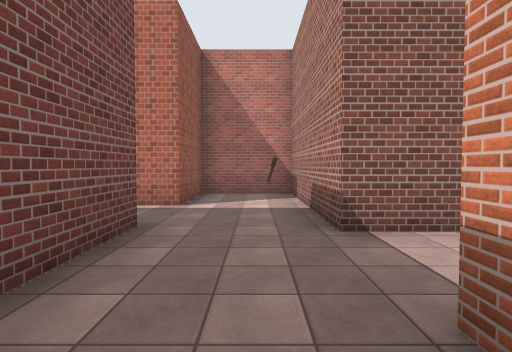
view 1 (above)

17 first-person views from a walk through a 3-D level made in the Unity game engine. The camera is 1.5 m above the floor, tilts 2° down and sees 80° across. The floor is counted in squares, 2 m on a side. Each view is taken from the middle of a square. On the plan, view 1 faces up. The plan holds only what a view shows up to about 10 squares ahead; the rest is blank. The place goes on beyond the plan. Some surface patterns are stand-ins.

view 2
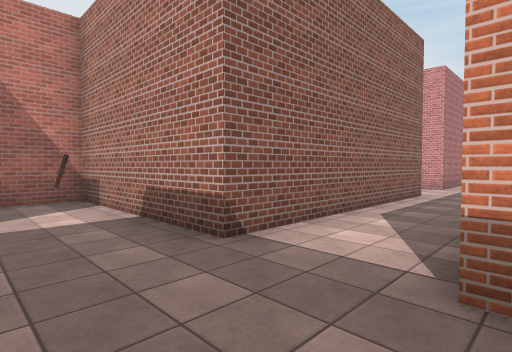

view 3
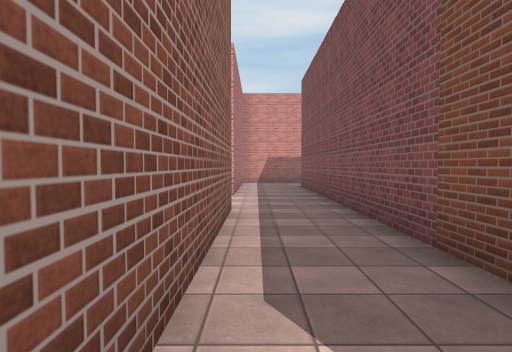

view 4
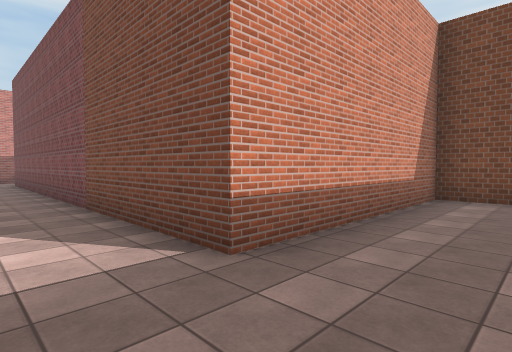

view 5
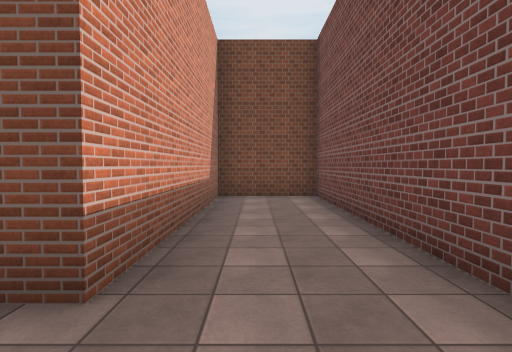

view 6
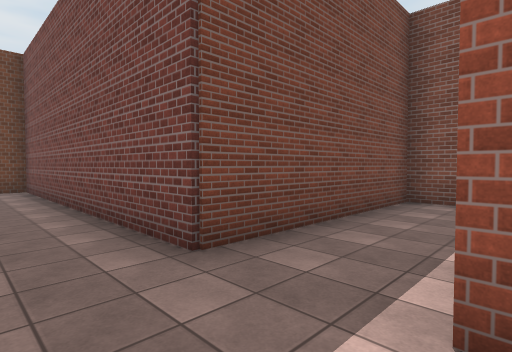

view 7
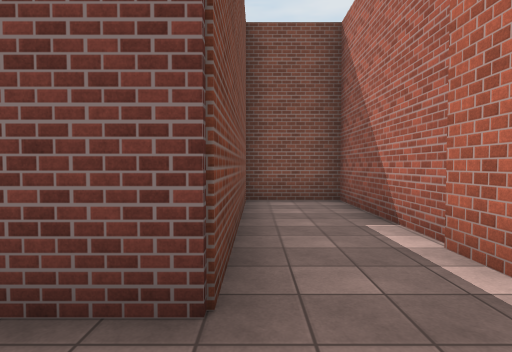

view 8
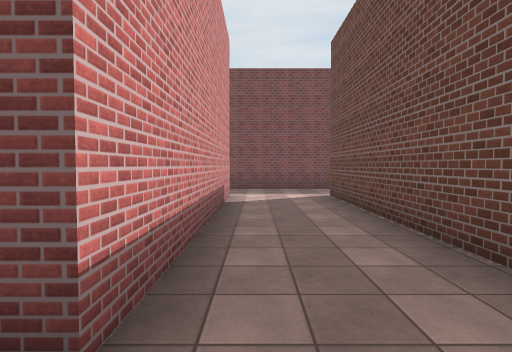

view 9
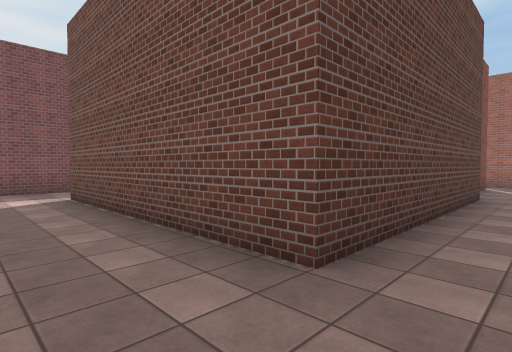

view 10
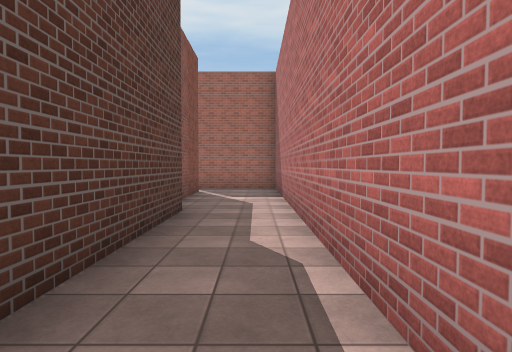

view 11
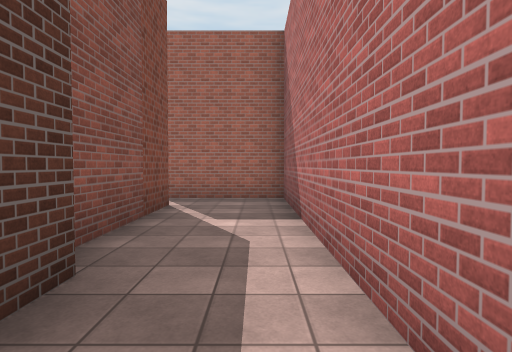

view 12
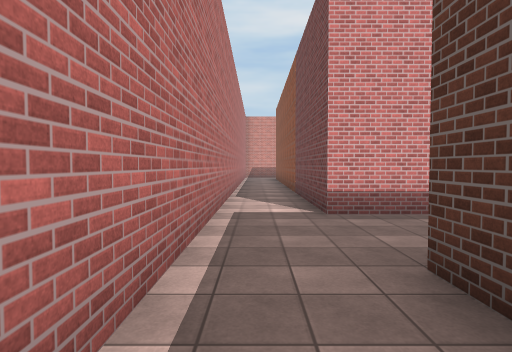

view 13
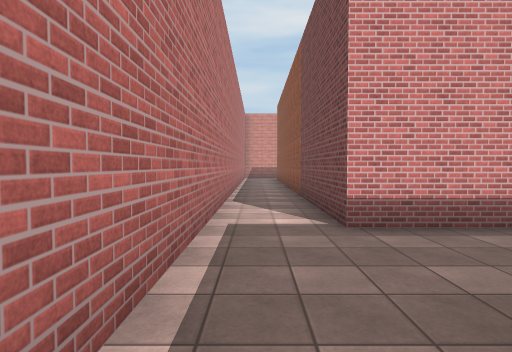

view 14
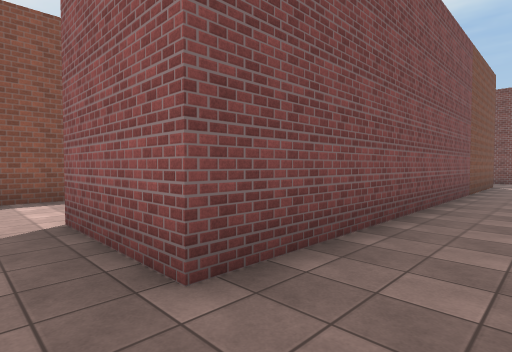

view 15
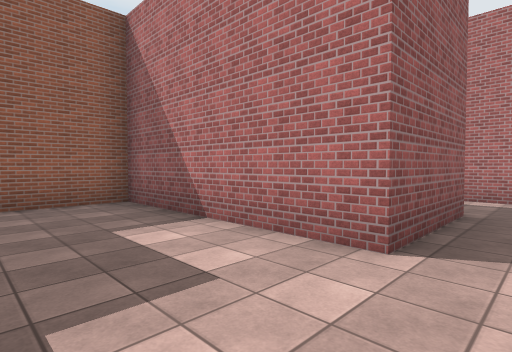

view 16
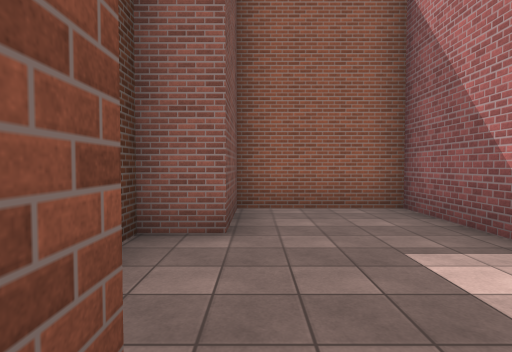

view 17
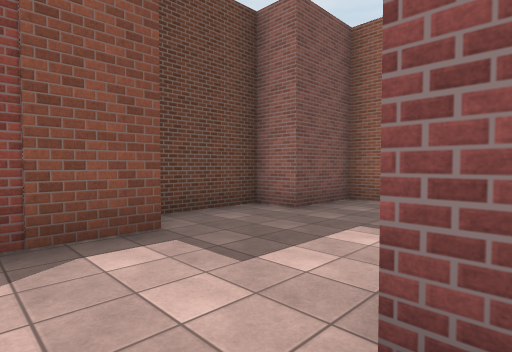

### Floor plan
Points are (right, up) in squares from view 1. A wall is a line through its corners. A room is listed if a view was taken in it or the views show most of it. See-through windows are left out.
Room 1 (views 1, 2, 3, 4, 5, 6, 7, 8, 9, 10, 11, 12, 13, 14, 17)
walls: (10.6, 3.4) (9.6, 3.4) (9.6, 9.8) (14.5, 9.8); (0.9, 9.8) (7.2, 9.8) (7.2, 3.4) (0.9, 3.4) (0.9, 8.1) (-1.5, 8.1) (-1.5, 5.7) (-6.5, 5.7) (-6.5, 3.8) (-1.5, 3.8) (-1.5, -4.3) (0.9, -4.3) (0.9, 1.4) (13, 1.4) (13, -1.4); (-2.8, 9.4) (0.4, 9.4); (13.4, 3.4) (12.5, 3.4); (14.5, 11.6) (-4, 11.6) (-4, 9)
ways out: opening at (14, -2) to room 2; opening at (-3, 9)
objects: other object (0, 7)
Room 2 (views 15, 16)
walls: (12.2, -4.3) (13.8, -4.3); (13, -1.4) (7.7, -1.4) (7.7, -4.3) (9.7, -4.3) (9.7, -5.3) (11.8, -5.3)
ways out: opening at (14, -2) to room 1

Where each view was taken, in squares from view 1:
view 1: 0 up, 0 right, facing up
view 2: 1 up, 1 left, facing up-right
view 3: 3 up, 2 right, facing right
view 4: 3 up, 1 left, facing down-right
view 5: 3 up, 0 right, facing down
view 6: 6 up, 0 right, facing down-left
view 7: 4 up, 0 right, facing left
view 8: 11 up, 9 right, facing down
view 9: 11 up, 9 right, facing down-left
view 10: 11 up, 6 right, facing left
view 11: 11 up, 3 right, facing left
view 12: 11 up, 5 right, facing right
view 13: 11 up, 6 right, facing right
view 14: 3 up, 14 right, facing down-left
view 15: 4 down, 14 right, facing up-left
view 16: 4 down, 13 right, facing left
view 17: 1 down, 14 right, facing down-left
